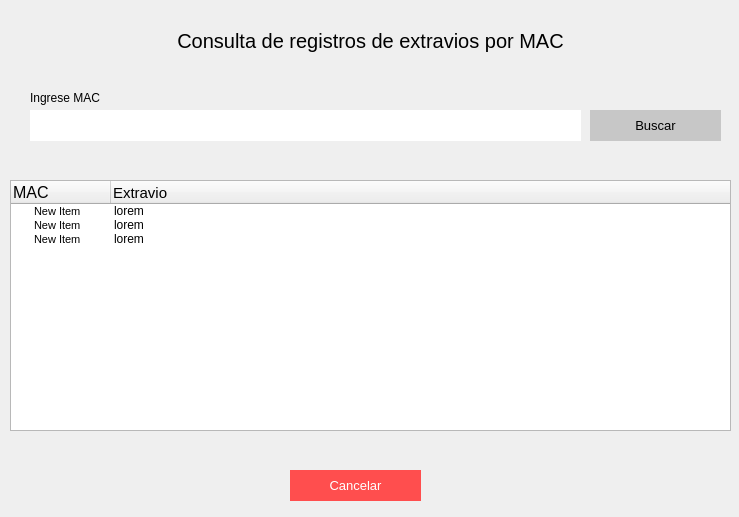
<?xml version="1.0" encoding="UTF-8"?>
<ui version="4.0">
 <class>Form</class>
 <widget class="QWidget" name="Form">
  <property name="geometry">
   <rect>
    <x>0</x>
    <y>0</y>
    <width>739</width>
    <height>517</height>
   </rect>
  </property>
  <property name="windowTitle">
   <string>Form</string>
  </property>
  <widget class="QLabel" name="label_2">
   <property name="geometry">
    <rect>
     <x>10</x>
     <y>20</y>
     <width>721</width>
     <height>41</height>
    </rect>
   </property>
   <property name="styleSheet">
    <string notr="true">font-size:20px;
</string>
   </property>
   <property name="text">
    <string>Consulta de registros de extravios por MAC</string>
   </property>
   <property name="alignment">
    <set>Qt::AlignCenter</set>
   </property>
  </widget>
  <widget class="QTreeWidget" name="ca_tabla">
   <property name="geometry">
    <rect>
     <x>10</x>
     <y>180</y>
     <width>721</width>
     <height>251</height>
    </rect>
   </property>
   <column>
    <property name="text">
     <string>MAC</string>
    </property>
    <property name="font">
     <font>
      <pointsize>12</pointsize>
     </font>
    </property>
   </column>
   <column>
    <property name="text">
     <string>Extravio</string>
    </property>
    <property name="font">
     <font>
      <pointsize>11</pointsize>
     </font>
    </property>
   </column>
   <item>
    <property name="text">
     <string>New Item</string>
    </property>
    <property name="font">
     <font>
      <pointsize>8</pointsize>
     </font>
    </property>
    <property name="text">
     <string>lorem</string>
    </property>
   </item>
   <item>
    <property name="text">
     <string>New Item</string>
    </property>
    <property name="font">
     <font>
      <pointsize>8</pointsize>
     </font>
    </property>
    <property name="text">
     <string>lorem</string>
    </property>
   </item>
   <item>
    <property name="text">
     <string>New Item</string>
    </property>
    <property name="font">
     <font>
      <pointsize>8</pointsize>
     </font>
    </property>
    <property name="text">
     <string>lorem</string>
    </property>
   </item>
  </widget>
  <widget class="QPushButton" name="ca_btn_buscar">
   <property name="geometry">
    <rect>
     <x>590</x>
     <y>110</y>
     <width>131</width>
     <height>31</height>
    </rect>
   </property>
   <property name="styleSheet">
    <string notr="true">background-color: rgb(199, 199, 199);
color:black;
font-size:10pt;
border:none;</string>
   </property>
   <property name="text">
    <string>Buscar</string>
   </property>
  </widget>
  <widget class="QLabel" name="label">
   <property name="geometry">
    <rect>
     <x>30</x>
     <y>90</y>
     <width>541</width>
     <height>16</height>
    </rect>
   </property>
   <property name="text">
    <string>Ingrese MAC</string>
   </property>
  </widget>
  <widget class="QPushButton" name="pushButton">
   <property name="geometry">
    <rect>
     <x>290</x>
     <y>470</y>
     <width>131</width>
     <height>31</height>
    </rect>
   </property>
   <property name="styleSheet">
    <string notr="true">color:white;
font-size:10pt;
border:none;
background-color:#ff4e4e;</string>
   </property>
   <property name="text">
    <string>Cancelar</string>
   </property>
  </widget>
  <widget class="QLineEdit" name="ca_input_buscar">
   <property name="geometry">
    <rect>
     <x>30</x>
     <y>110</y>
     <width>551</width>
     <height>31</height>
    </rect>
   </property>
   <property name="styleSheet">
    <string notr="true">border:none;
background-color: rgb(255, 255, 255);
font: 11pt &quot;MS Shell Dlg 2&quot;;</string>
   </property>
  </widget>
 </widget>
 <tabstops>
  <tabstop>ca_tabla</tabstop>
 </tabstops>
 <resources/>
 <connections/>
</ui>
